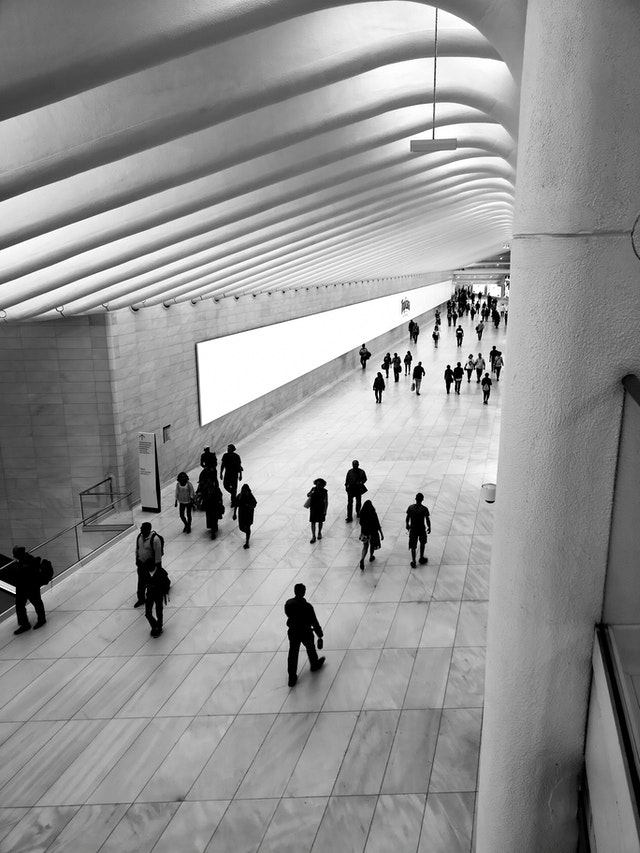
#> input picture haarcascade/resimden_vucut_tespit_etme/a21.jpg, 640 x 853 px
$ python resimden_vucut_tespit_etme.py
#> lines starting #> are read from the running program, lines starting #| are printed output that depends on the picture; after the words box and inside, x2 and y2 are one past the last pixel; in counts of white or black regions, pixels touching at a corner belong together
import cv2
import numpy as np
# Fotoğrefı ekliyoruz.
img = cv2.imread('a21.jpg')
#> img is the input picture: shape (853, 640, 3); mean B, G, R 147.3, 147.3, 147.3
# Vücut tanımlama yapmak için eklediğimiz haarcascade_frontalface dosyasını çağırıyoruz.
body_cascade = cv2.CascadeClassifier("haarcascade_fullbody.xml")
# İşlem yapabilmek için siyah beyaz formata çeviriyoruz.
griton = cv2.cvtColor(img, cv2.COLOR_BGR2GRAY)
# %10 büyütsün, 1 kere teyit etsin vücut olup olmadğını.
bodies = body_cascade.detectMultiScale(griton, 1.1, 1)
#> bodies = 18 rows, first 6: [448, 311, 21, 42], [476, 372, 18, 37], [468, 304, 22, 43], [461, 331, 43, 87], [336, 450, 37, 74], [190, 468, 41, 82]
# w= genişlik, h= yükseklik, x ve ye de kordinant değerleri
for (x, y, w, h) in bodies:
    # Sarı renkli kare içine al.
    cv2.rectangle(img, (x, y), (x + w, y + h), (0, 255, 255), 2)
#> this loop made 18 passes
#> (x, y, w, h) on passes 1 to 12: (448, 311, 21, 42), (476, 372, 18, 37), (468, 304, 22, 43), (461, 331, 43, 87), (336, 450, 37, 74), (190, 468, 41, 82), (295, 471, 40, 81), (135, 575, 39, 77), (358, 338, 39, 79), (224, 477, 38, 77), (346, 490, 41, 82), (392, 482, 48, 97)
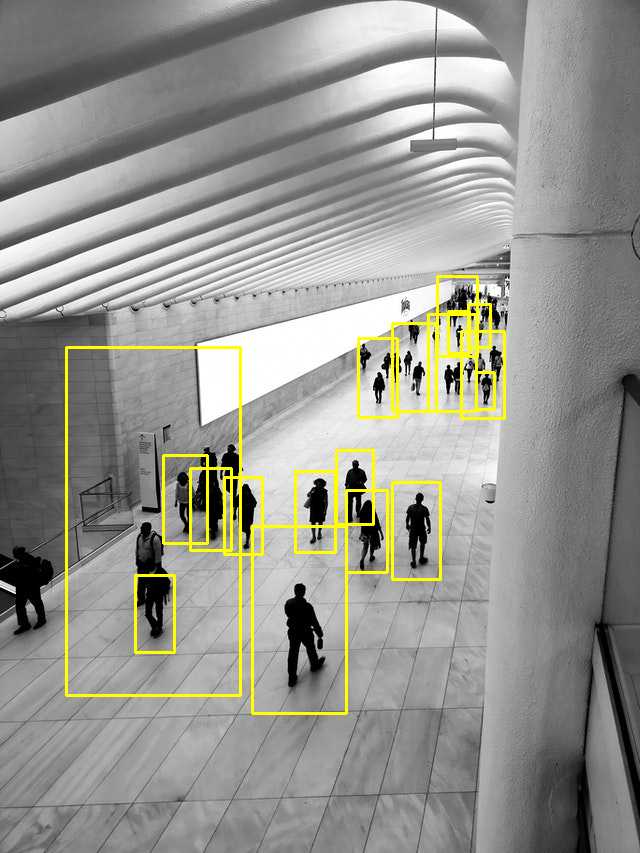
#> img: shape (853, 640, 3); 2.7% of pixels changed, all inside (x1, y1, x2, y2) = (65, 275, 506, 715)
# Resmi göster.
cv2.imshow('body', img)
# Ekran biz kapatana kadar açık kalsın diye cv2.waitKey eklenir.
cv2.waitKey(0)
# Bir hata almamak için cv2.destroyAllWindows() fonksiyonu eklenir.
cv2.destroyAllWindows()

$ run again, with haarcascade/resimden_vucut_tespit_etme/a20.jpg copied over haarcascade/resimden_vucut_tespit_etme/a21.jpg
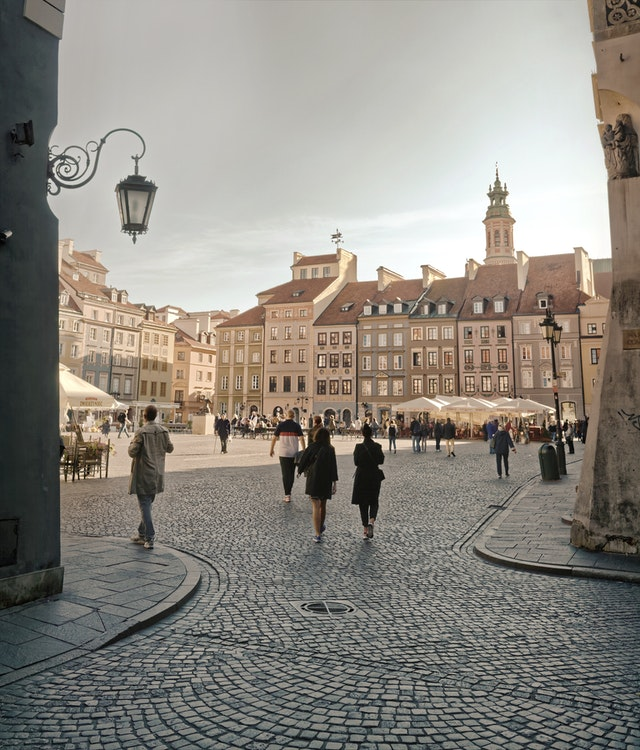
#> input picture haarcascade/resimden_vucut_tespit_etme/a20.jpg, 640 x 750 px
#> img is the input picture: shape (750, 640, 3); mean B, G, R 129.6, 137.3, 141.7
#> `griton = cv2.cvtColor(img, cv2.COLOR_BGR2GRAY)`:
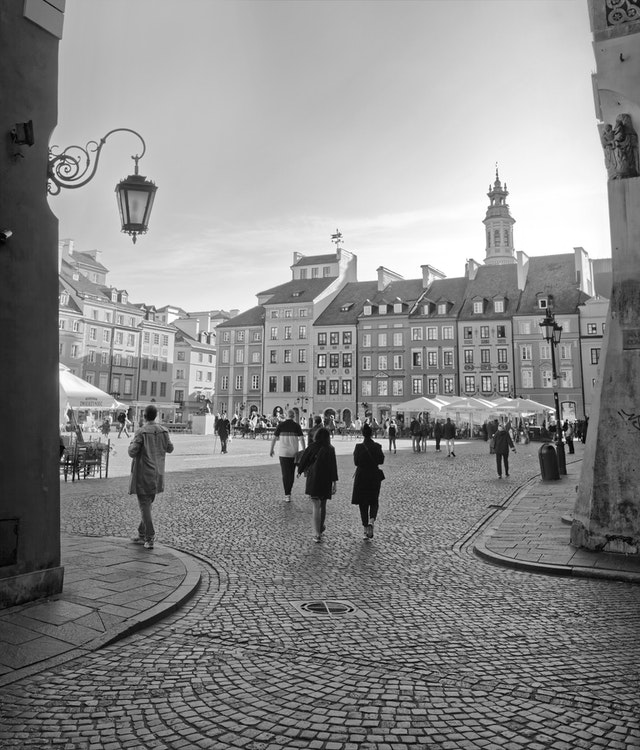
#> griton: shape (750, 640); min 0, max 255, mean 137.7
#> bodies = [[428, 415, 20, 40], [206, 398, 32, 63], [481, 408, 39, 79], [337, 426, 59, 118], [105, 145, 56, 112], [284, 408, 67, 134], [109, 392, 74, 148], [79, 300, 138, 276]]
#> the loop `for (x, y, w, h) in bodies:` made 8 passes
#> after the loop `for (x, y, w, h) in bodies:`:
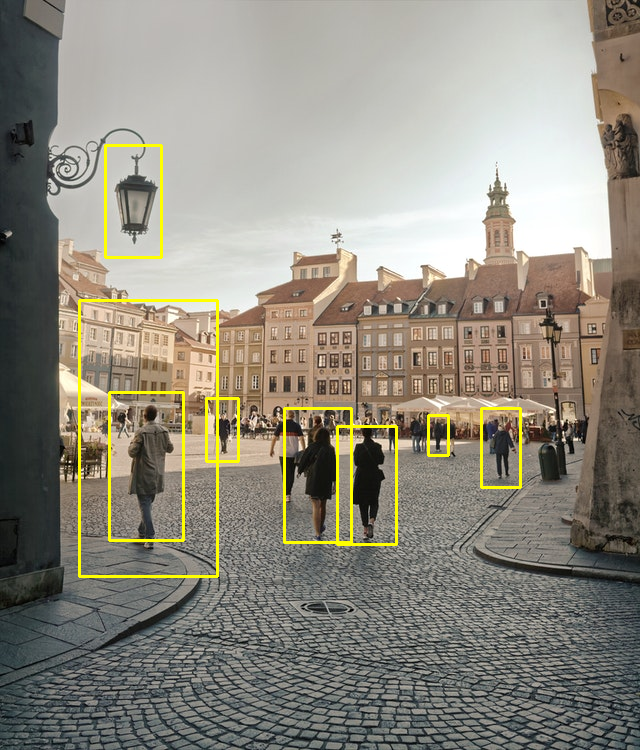
#> img: shape (750, 640, 3); 1.8% of pixels changed, all inside (x1, y1, x2, y2) = (78, 144, 522, 578)
